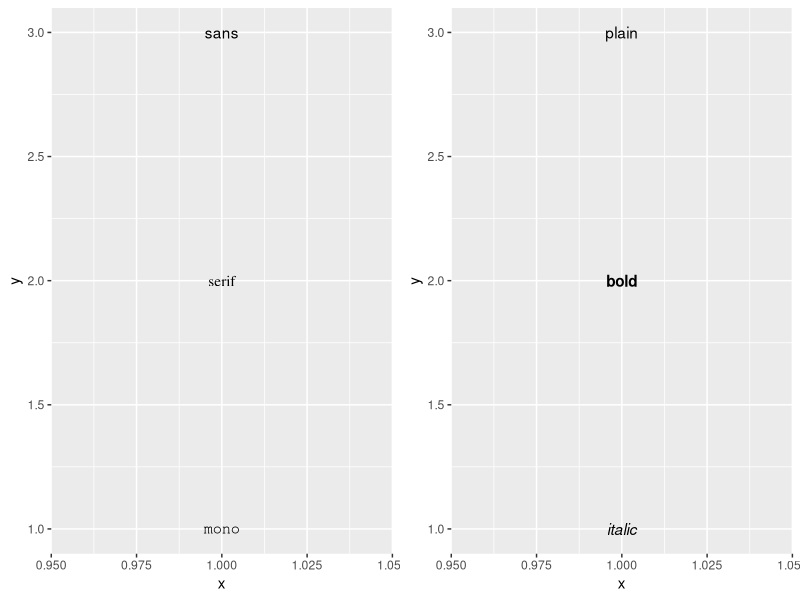

This figure's R source:
library(ggplot2)
library(gridExtra)
df <- data.frame(x = 1, y = 3:1, family = c("sans", "serif", "mono"), 
                 face = c("plain", "bold", "italic"))

my.plot <- ggplot(df, aes(x, y)) 
  
family <- my.plot + geom_text(aes(label = family, family = family))
face <- my.plot + geom_text(aes(label = face, fontface = face))

grid.arrange(family, face, ncol = 2)